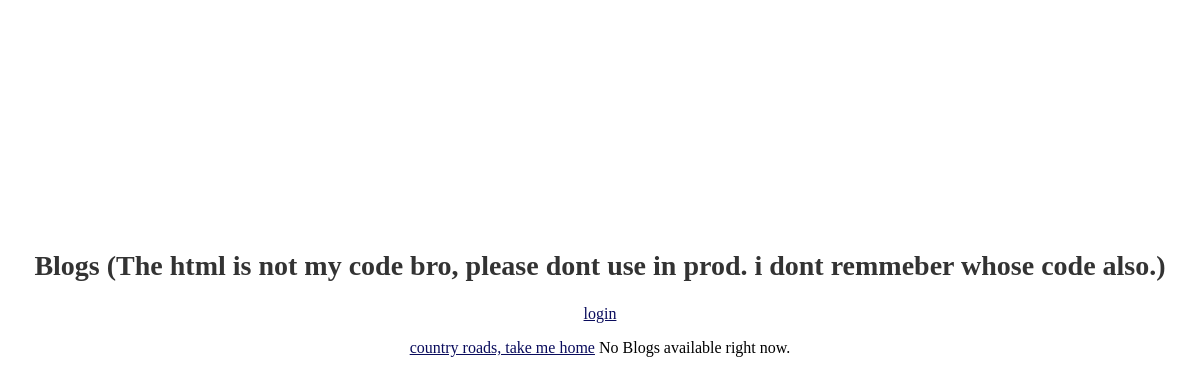
The page /blogs/ on the database as committed earlier.
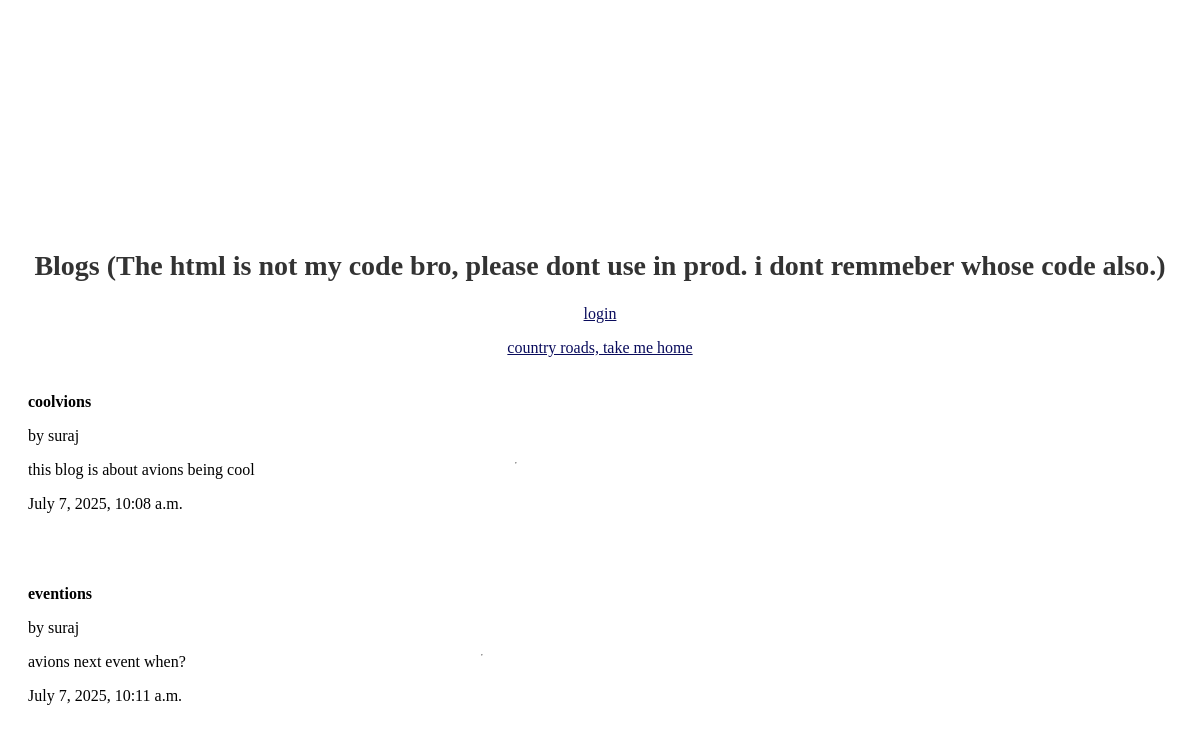
The same page on the database as committed later.
### home/models.py (models this page shows, shortened)
class Blog(m.Model):
    title = m.CharField(max_length=100)
    desc = m.CharField(max_length=500)
    content = m.TextField()
    date_posted = m.DateTimeField(auto_now_add=True)
    date_edited = m.DateTimeField(auto_now=True)
    author = m.ForeignKey(User, on_delete=m.CASCADE)

### home/views.py (the view)
# urls.py: path('blogs/',views.render_blogs,name='blogs'),
def render_blogs(request):
    context={"is_superuser": False, "user": False,"blogs":[]}
    if request.user.is_authenticated:
        context["user"]=request.user
        if request.user.is_superuser:
            context["is_superuser"]=True
    for blog in Blog.objects.all():
        context["blogs"].append(blog)
    return render(request, 'blogs.html',context)

### templates/blogs.html (shortened to what this page needs)
    <h2>Blogs (The html is not my code bro, please dont use in prod. i dont remmeber whose code also.)</h2>
    {% if user %}
    <a href="new/">Write new blog</a>
    {% else %}
    <a href="{% url 'login' %}">login</a>
    {% endif %}
    <a href="{% url 'home' %}">country roads, take me home</a>
    {% if blogs %}
    {% for i in blogs %}
    <div class="events-container">
        <a href="read/{{i.title}}" style="text-decoration: none; color:black;">
            <div class="event">
                <div class="event-text">
                    <p><strong>{{i.title}}</strong></p>
                    <p>by {{i.author}}</p>
                    <p>{{i.desc}}</p>
                    <p>{{i.date_posted}}</p>
                </div>
            </div>
        </a>
        <hr>
    </div>
    {% endfor %}
    {% else %}
    No Blogs available right now.
    {% endif %}

### templates/blogs.html (style rules this page uses)
h2 { font-size: 28px; margin-top: 20px; color: #333; }
.events-container { display: flex; align-items: center; margin-top: 20px; text-align: center; width: 65%; }
.event { display: flex; align-items: center; text-align: left; margin-bottom: 20px; width: 200%; }
.event-text { margin-left: 20px; flex-grow: 1; width: 100%; max-width: 300px; overflow: hidden; }
a { color: #090b5c; }

Rows that differ between the two databases and show on the page:
added Blog: title "coolvions", author "suraj", desc "this blog is about avions being cool", date_posted "July 7, 2025, 10:08 a.m."
added Blog: title "eventions", author "suraj", desc "avions next event when?", date_posted "July 7, 2025, 10:11 a.m."
Other text that changed with them:
text no longer shown: "No Blogs available right now."
